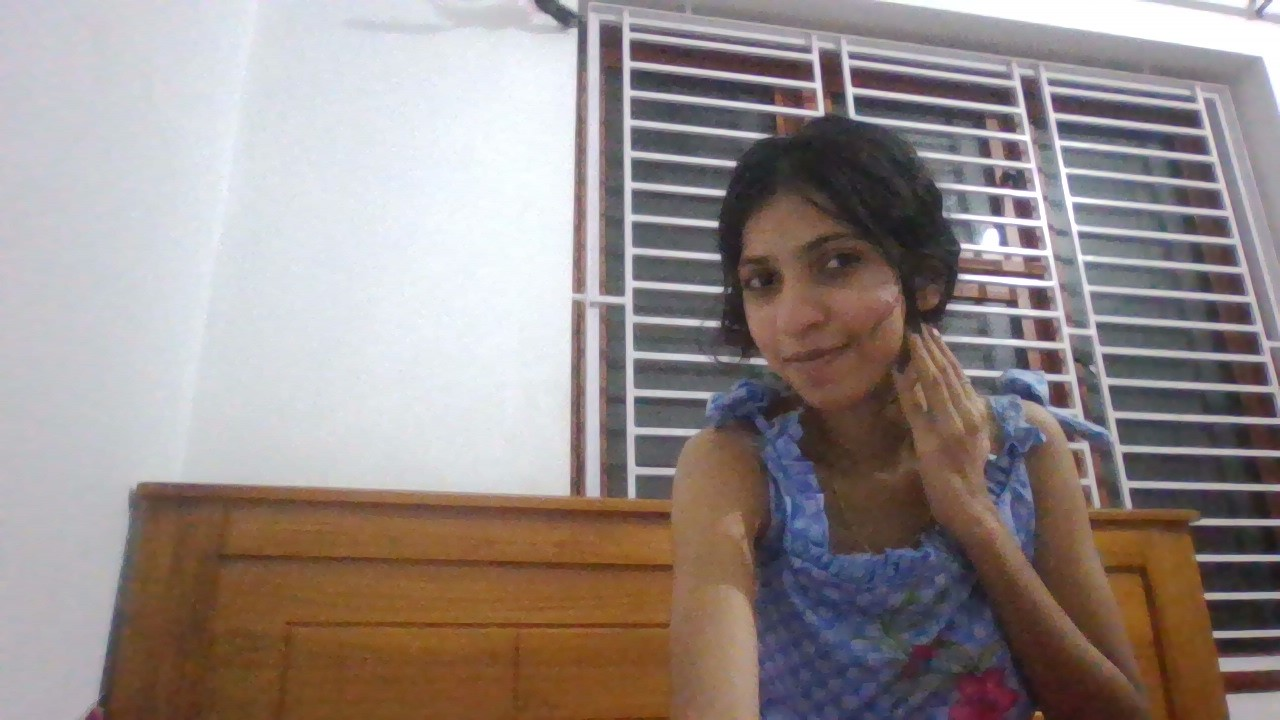
#> input picture su.jpg.jpg, 1280 x 720 px
$ python histogram.py
#> lines starting #> are read from the running program, lines starting #| are printed output that depends on the picture
import cv2
import matplotlib.pyplot as plt

path=input("enter path")
#> the answer given: su.jpg.jpg
img=cv2.imread(path)
#> img is the input picture: shape (720, 1280, 3); mean B, G, R 136.9, 139.3, 150.1
gray=cv2.cvtColor(img,cv2.COLOR_BGR2GRAY)
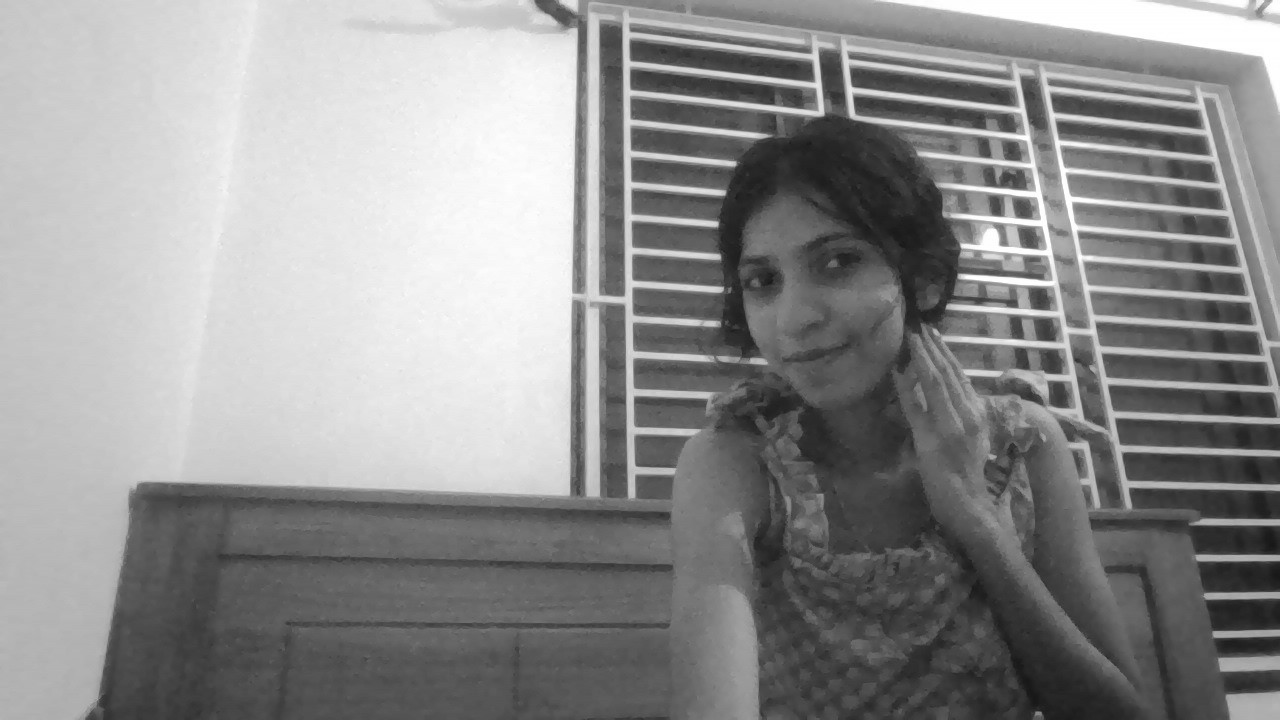
#> gray: shape (720, 1280); min 23, max 255, mean 142.3
eq=cv2.equalizeHist(gray)
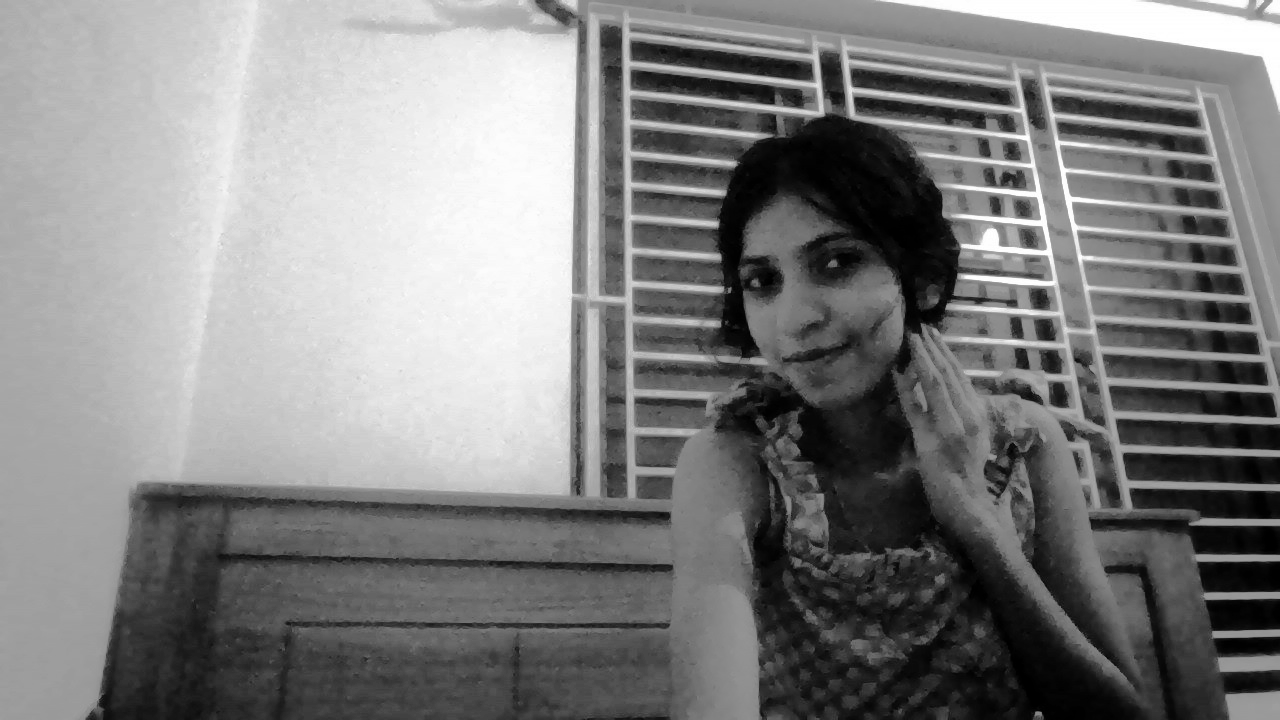
#> eq: shape (720, 1280); min 0, max 255, mean 128.2
plt.figure(figsize=(10,8))
plt.subplot(2,2,1)
plt.imshow(gray,cmap="gray")
plt.title("original")

plt.subplot(2,2,2)
plt.hist(gray.ravel(),bins=256,range=(0,256))
plt.title("original histogram")

plt.subplot(2,2,3)
plt.imshow(eq,cmap="gray")
plt.title("equilized")

plt.subplot(2,2,4)
plt.hist(eq.ravel(),bins=256,range=(0,256))
plt.title("equilized histogram")

plt.show()
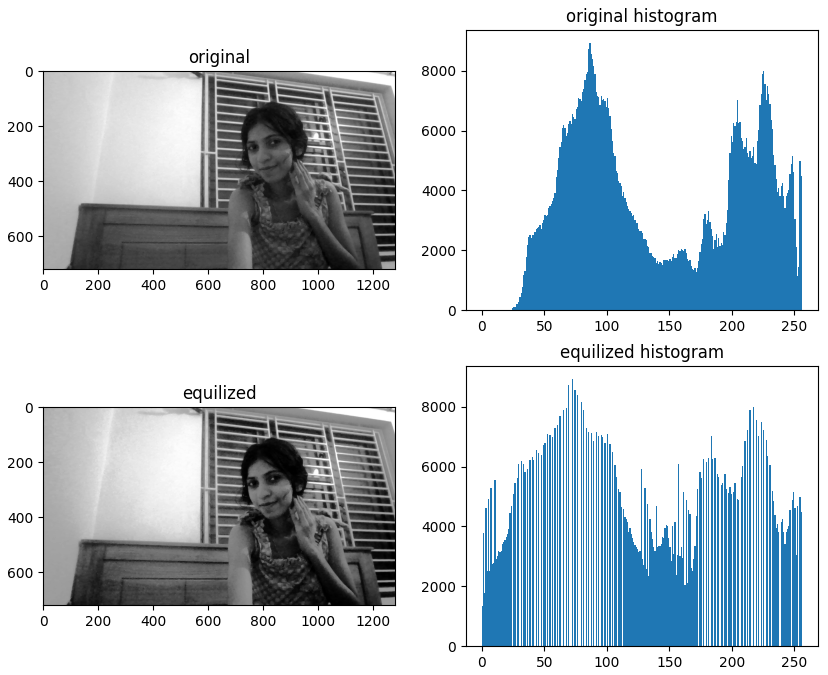
#> figure drawn by matplotlib, 4 panels; panel 2: tallest bar 8917 high, from x = 86 to 87; panel 4: tallest bar 8917 high, from x = 72 to 73
